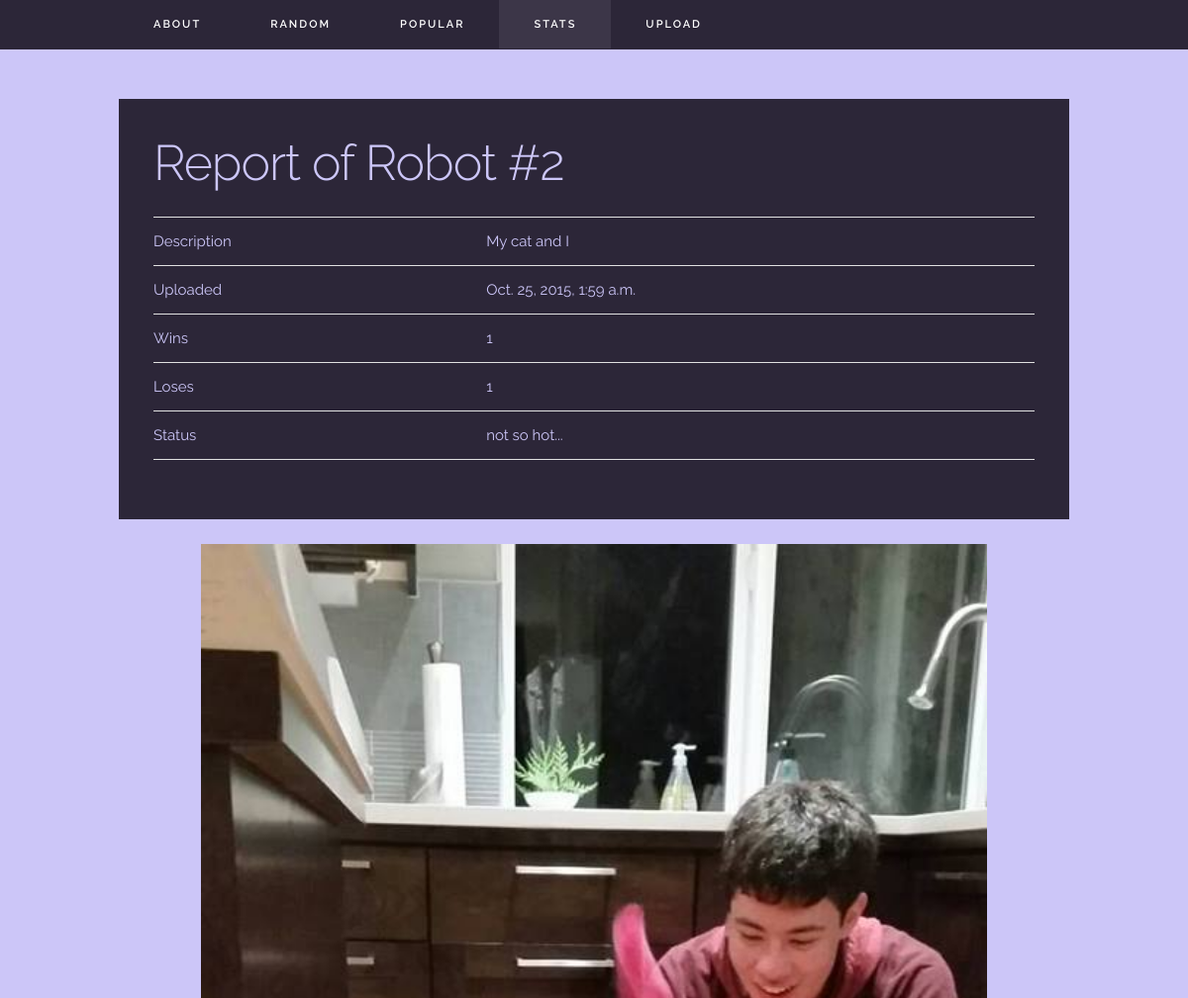
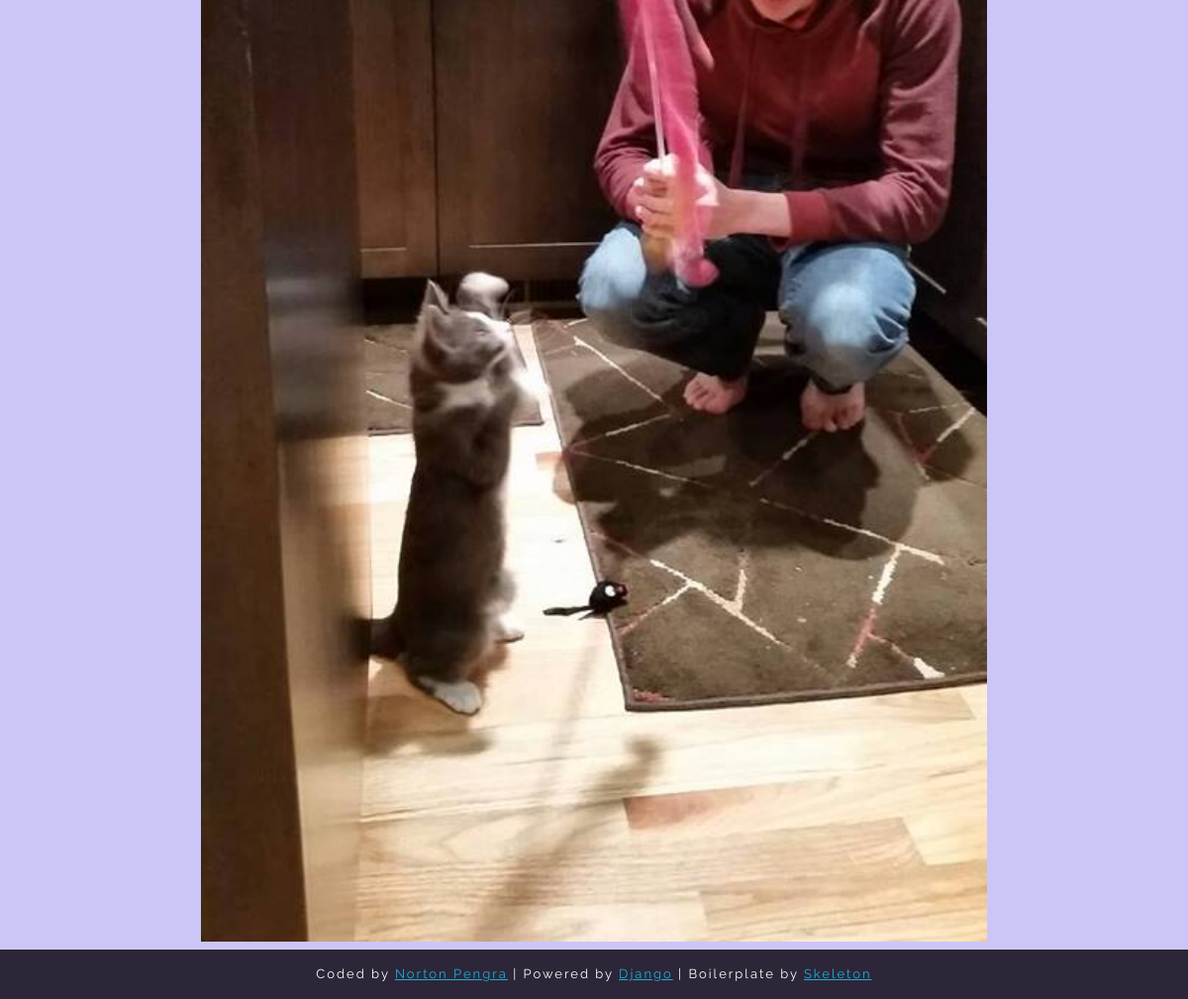
Screenshot of /stats/2 with the database file from the repository (2 pictures, top to bottom).
### compare/models.py (models this page shows, shortened)
class Image(models.Model):
    image_desc = models.CharField(max_length=255)
    pub_date = models.DateTimeField('date uploaded')
    image = models.ImageField(upload_to='images')
    wins = models.IntegerField()
    loses = models.IntegerField()
    def is_recent(self):
        return timezone.now() >= self.pub_date >= timezone.now() - datetime.timedelta(days=1)
    is_recent.admin_order_field = 'pub_date'
    is_recent.boolean = True
    is_recent.short_description = "Published in the last day?"
    def is_hot(self):
        return self.wins / (self.loses + 1) >= 1.0 and self.wins >= 50
    is_hot.admin_order_field = 'wins'
    is_hot.boolean = True
    is_hot.short_description = "Hot Image?"

### compare/views.py (the view)
# urls.py: url(r'^stats/(?P<pk>[A-z0-9.]+)', views.IndividualStatView.as_view()),
class IndividualStatView(generic.DetailView):
    model = Image
    template_name = 'compare/detail.html'

### compare/templates/compare/detail.html
{% extends "compare/template.html" %}
{% load staticfiles %}
{% block about-stats %}active{% endblock %}
{% block body_block %}
<br>
<div class="container">
  <div class="jumbotron">
    <h1>Report of Robot #{{image.pk}}</h1>
    <table class="u-full-width">
      <thead>
        <tr><td></td><td></td></tr>
        <tr>
          <td>Description</td>
          <td>{{image.image_desc}}</td>
        </tr>
        <tr>
          <td>Uploaded</td>
          <td>{{image.pub_date}}</td>
        </tr>
        <tr>
          <td>Wins</td>
          <td>{{image.wins}}</td>
        </tr>
        <tr>
          <td>Loses</td>
          <td>{{image.loses}}</td>
        </tr>
        <tr>
          <td>Status</td>
          {% if image.is_hot %}
            <td>On fire!</td>
          {% else %}
            <td>not so hot...</td>
          {% endif %}
        </tr>
      </thead>
    </table>
  </div>
</div>
<div class="container">
  <div class="row">
    <div class="one column">&nbsp;</div>
    <div class="ten columns">
      <img src="/{{MEDIA_URL}}{{image.image}}" width="100%">
    </div>
  </div>
</div>
{% endblock %}

### compare/static/skeleton/css/skeleton.css (style rules this page uses)
.container { position: relative; width: 100%; max-width: 960px; margin: 0 auto; padding: 0 20px; box-sizing: border-box; }
.column, .columns { width: 100%; float: left; box-sizing: border-box; }
@media (min-width: 400px) { .container { width: 85%; padding: 0; } }
@media (min-width: 550px) { .container { width: 80%; } }
@media (min-width: 550px) { .column, .columns { margin-left: 4%; } }
@media (min-width: 550px) { .column:first-child, .columns:first-child { margin-left: 0; } }
@media (min-width: 550px) { .one.column, .one.columns { width: 4.66666666667%; } }
@media (min-width: 550px) { .ten.columns { width: 82.6666666667%; } }
html { font-size: 62.5%; }
body { font-size: 1.5em; line-height: 1.6; font-weight: 400; font-family: "Raleway", "HelveticaNeue", "Helvetica Neue", Helvetica, Arial, sans-serif; color: #222; }
h1, h2, h3, h4, h5, h6 { margin-top: 0; margin-bottom: 2rem; font-weight: 300; }
h1 { font-size: 4.0rem; line-height: 1.2; letter-spacing: -.1rem; }
@media (min-width: 550px) { h1 { font-size: 5.0rem; } }
th, td { padding: 12px 15px; text-align: left; border-bottom: 1px solid #E1E1E1; }
th:first-child, td:first-child { padding-left: 0; }
th:last-child, td:last-child { padding-right: 0; }
pre, blockquote, dl, figure, table, p, ul, ol, form { margin-bottom: 2.5rem; }
.u-full-width { width: 100%; box-sizing: border-box; }
.container:after, .row:after, .u-cf { content: ""; display: table; clear: both; }

### compare/static/custom/custom.css (style rules this page uses)
body { margin-top: 51px; margin-bottom: 51px; background: #CCC6F8; color: #3c3c58; }
.jumbotron { background: #2C2638; padding: 35px; margin-top: 25px; margin-bottom: 25px; color: #CCC6F8; }
.jumbotron h1, p { margin-bottom: 0; }

### rows the page displays
Image: pk "2", image_desc "My cat and I", pub_date "Oct. 25, 2015, 1:59 a.m.", wins "1", loses "1", image (picture)
